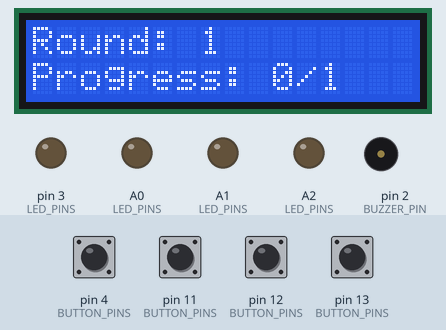
A sketch run on a simulated Arduino Uno, built with avr-gcc and run on an emulated ATmega328P. Shown: 16×2 character LCD, output pins drawn as LEDs (lit = HIGH), buzzer (waves = sounding). Dashed ring = blinking. Inputs (shaded band) come from the test bench; at power-on: pin 4 (BUTTON_PINS), pin 11 (BUTTON_PINS), pin 12 (BUTTON_PINS), pin 13 (BUTTON_PINS) HIGH. Random numbers use the default seed unless the sketch sets one.

Above: at 1.2 s.
1.3 s: pin 4 (BUTTON_PINS) pulled LOW for 0.15 s
At 5.7 s:
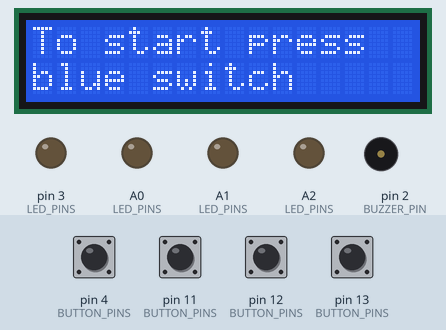
6.0 s: pin 13 (BUTTON_PINS) pulled LOW for 0.15 s
At 6.28 s:
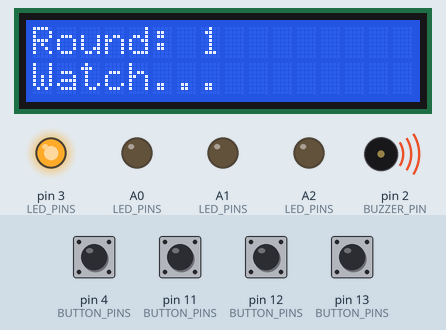
8.0 s: pin 4 (BUTTON_PINS) pulled LOW for 1 s
At 8.12 s:
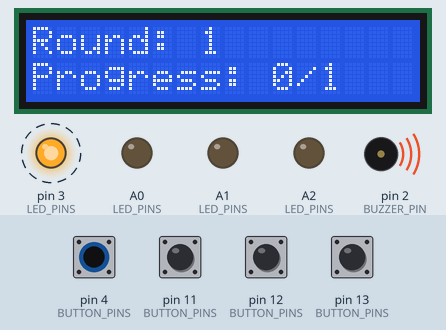
11.8 s: pin 12 (BUTTON_PINS) pulled LOW for 0.15 s
At 12.25 s:
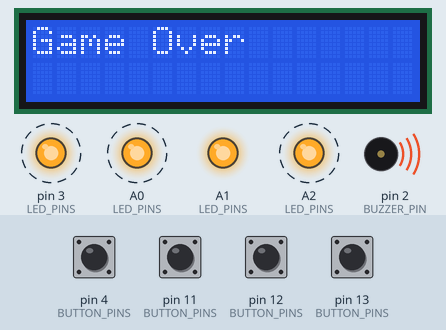
Timing chart, 0 to 15.6 s (numbered marks = the images above; inputs shaded):
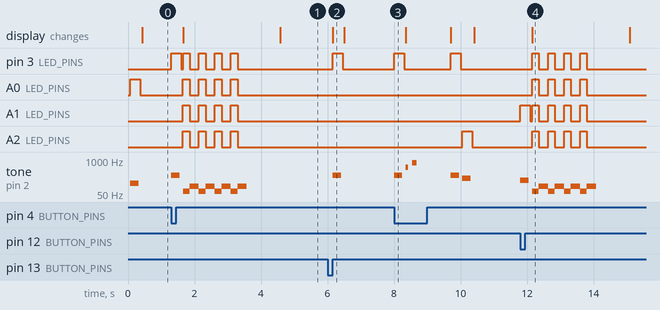

Measured:
- after the input at 1.3 s, pin 3 (LED_PINS): goes HIGH 0.30 s, LOW 0.05 s, 3 × (HIGH 0.20 s, LOW 0.28 s), HIGH 0.20 s, then LOW, starting at once; A0 (LED_PINS): alternates HIGH for 0.20 s and LOW for 0.28 s, 8 changes in all, then stays LOW, starting after 0.35 s
- after the input at 6.0 s, pin 3 (LED_PINS): LOW → HIGH after 0.16 s, → LOW 0.30 s later; tone on pin 2 (BUZZER_PIN): silent → 262 Hz after 0.16 s, → silent 0.25 s later; the display: changes after 0.16 s (image 2)
- after the input at 8.0 s, pin 3 (LED_PINS): alternates HIGH for 0.30 s and LOW for 1.4 s, starting at once; A2 (LED_PINS): LOW → HIGH after 2.1 s, → LOW 0.30 s later; tone on pin 2 (BUZZER_PIN): plays 262 Hz for 0.25 s, 523 Hz for 0.08 s, 784 Hz for 0.13 s, 262 Hz for 0.25 s, 196 Hz for 0.25 s, starting at once
- after the input at 11.8 s, pin 3 (LED_PINS), A0 (LED_PINS): alternates HIGH for 0.20 s and LOW for 0.28 s, 8 changes in all, then stays LOW, starting after 0.35 s

The sketch:

memoryGame.ino
```cpp
#include <Arduino.h>
#include <LiquidCrystal.h>
#include "Controller.h"
#include "pitches.h"

// Hardware & Pin mapping
const int LED_PINS[]    = {A0, A1, A2, 3}; // Blue, Red, Yellow, Green
const uint8_t BUTTON_PINS[] = {13, 12, 11, 4};    // Blue, Red, Yellow, Green
const uint8_t BUZZER_PIN    = 2;
const int GAME_TONES[]     = { NOTE_C3, NOTE_E3, NOTE_G3, NOTE_C4 };
const int numInputs = 4;
const int SequenceLength = 6;

LiquidCrystal lcd(10, 9, 8, 7, 6, 5);

Controller<SequenceLength> game(LED_PINS, BUTTON_PINS, BUZZER_PIN, numInputs, GAME_TONES, lcd);

void setup()
{
  Serial.begin(9600); // for debugging purposes
  lcd.begin(16, 2);

  randomSeed(analogRead(A3));

  game.InitializePins();
}

void loop()
{
  game.Update();
}
```

Controller.h
```cpp
#ifndef CONTROLLER_H
#define CONTROLLER_H

#include <Arduino.h>
#include <LiquidCrystal.h>

enum GameMode {GameStart, GameContinues, GameOver};

template <size_t SeqLen>
class Controller {
  // Matrix responsible for keeping current state of the game
  int Sequence[SeqLen];

  // Hardware & Pin Mapping
  const int *ledPins;
  const uint8_t *buttonPins;
  const uint8_t buzzerPin;
  LiquidCrystal &lcd;

  // Game constants
  const int sequenceLength;
  const int *tones;
  const int numInputs; // amount of: LED's || Buttons || Tones

  // Game state
  GameMode mode;
  int currentRound; // Round determines how much more player needs to press buttons in a round
  int randNum; // Variable to add more moves to the sequence after winning the round
  int guessedInARow;
  int prevRandNum;

  /// Function that uses function random() to guess next element (number) for the sequence that
  /// will be played. If same number is guessed 4 times in a row function guesses new number until
  /// it is different from previous guessed number
  void GuessNextElement();

  /// Function that just shows current sequence on LED's and
  /// displays current round on LCD
  void ShowCurrentSequence();

  /// Function that is responsible for checking if correct sequence is being guessed
  /// after succsesfull sequence coin sound is played
  void TypeInCurrentSequence(bool &PressedWrongButton);

  /// Function that reads states of the buttons and ends the game if incorrect button
  /// is pressed. Also displays current progress on LCD
  /// \param progress is responsible for tracking how many more buttons need to be pressed
  /// \param PressedWrongButton is responsible for finishing game earlier when wrong button was pressed
  void ReadStatesOfTheButtons(int &progress, bool &PressedWrongButton);

  /// Function that shows current round progress on LCD
  void ShowProgressOnLCD(int progress);

  /// Function is responsible for playing game tones on buzzer and
  /// turning on and off LED's
  /// \param index is responsible for turning on respective LED
  void PlayGameTone(int index);

  /// Function is responsible for playing 4 tones in sequence
  /// Not used in the code (used for debuggin purposes)
  void PlayGameTones();

  /// Function is responsible for playing error tone on buzzer and
  /// Turning on and off all 4 LED's
  void PlayErrorTone();

  /// Plays after succsesfull guess of the current sequence
  void PlayCorrectSequenceTone();

  // Function that plays a victory tone if player won all rounds
  void PlayVictoryTone();

  // Function like digitalWrite() but for all 4 LED's at the same time
  void ChangeStateOfDiodes(bool state);

  // If button next to blue LED is pressed, game restarts
  void RestartGame();

  public:

  Controller(const int Leds[], const uint8_t Buttons[], uint8_t Buzzer,
  uint8_t numInputs, const int Tones[], LiquidCrystal &lcdRef);

  void InitializePins();
  void Update();
};


#endif
```

Controller.ino
```cpp
#include "Controller.h"
#include "pitches.h"

template <size_t SeqLen>
Controller<SeqLen>::Controller(const int Leds[], const uint8_t Buttons[], uint8_t Buzzer,
uint8_t numInputs, const int Tones[], LiquidCrystal &lcdRef) : ledPins(Leds), buttonPins(Buttons),
buzzerPin(Buzzer), numInputs(numInputs), tones(Tones), lcd(lcdRef)
{
  mode = GameStart;
  currentRound = 0;
  randNum = -1;
  guessedInARow = 0;
  prevRandNum = -1;
}

template <size_t SeqLen>
void Controller<SeqLen>::InitializePins()
{
  pinMode(buzzerPin, OUTPUT);
  for(int i = 0; i < numInputs; i++)
  {
    pinMode(ledPins[i], OUTPUT);
    pinMode(buttonPins[i], INPUT_PULLUP);
  }
}

template <size_t SeqLen>
void Controller<SeqLen>::Update()
{
  static bool PressedWrongButton;
  if(mode == GameStart)
  {
    // Changing matrix values to have less errors,
    // because value 0 is used to index matrixes Leds[] and Buttons[]
    for(int i=0; i<SeqLen; i++)
    {
      Sequence[i] = -1;
    }
    randNum = -1;
    prevRandNum = -1;
    guessedInARow = 0;
    currentRound = 0;
    PressedWrongButton = false;
    lcd.clear();

    mode = GameContinues;
  }


  if(mode == GameContinues)
  {
    GuessNextElement();
    Sequence[currentRound] = randNum;
    currentRound++;

    ShowCurrentSequence();
    TypeInCurrentSequence(PressedWrongButton);
    // heart of the program, checks if all the rounds were guessed correctly
    if(currentRound == SeqLen && !PressedWrongButton)
    {
      mode = GameOver;
      lcd.clear();
      lcd.setCursor(0, 0);
      lcd.print("You've won!");
      PlayVictoryTone();
    }
    delay(1000);
  }

  if(mode == GameOver)
  {
    RestartGame();
  }
}

template <size_t SeqLen>
void Controller<SeqLen>::GuessNextElement()
{
  randNum = random(numInputs);
  if(randNum == prevRandNum)
  {
    guessedInARow++;

    if(guessedInARow > 3)
    {
      while(randNum == prevRandNum)
      {
        randNum = random(numInputs);
      }
      guessedInARow = 0;
    }
  }
  else
  {
    guessedInARow = 0;
  }

  prevRandNum = randNum;
}

template <size_t SeqLen>
void Controller<SeqLen>::ShowCurrentSequence()
{
  lcd.clear();
  lcd.setCursor(0, 0);
  lcd.print("Round: ");
  lcd.print(currentRound);
  lcd.setCursor(0, 1);
  lcd.print("Watch...");
  for(int i=0; i<currentRound; i++)
  {
    PlayGameTone(Sequence[i]);
  }
}

template <size_t SeqLen>
void Controller<SeqLen>::TypeInCurrentSequence(bool &PressedWrongButton)
{
  int progress = 0;
  ShowProgressOnLCD(progress);
  while(progress < currentRound && mode == GameContinues)
  {
    ReadStatesOfTheButtons(progress, PressedWrongButton);

    if(mode == GameOver) break;
  }

  if(mode == GameContinues)
  {
      PlayCorrectSequenceTone();
  }
}

template <size_t SeqLen>
void Controller<SeqLen>::ReadStatesOfTheButtons(int &progress, bool &PressedWrongButton)
{
  for(int sw = 0; sw < numInputs; sw++)
    {
      if(digitalRead(buttonPins[sw]) == LOW)
      {
        PlayGameTone(sw);
        if(sw == Sequence[progress])
        {
          progress++;
          ShowProgressOnLCD(progress);
        }
        else
        {
          mode = GameOver;
          PressedWrongButton = true;
          lcd.clear();
          lcd.setCursor(0, 0);
          lcd.print("Game Over");
          PlayErrorTone();
        }
      }
      if(mode == GameOver) break;
    }
}

template <size_t SeqLen>
void Controller<SeqLen>::ShowProgressOnLCD(int progress)
{
  lcd.setCursor(0,1);
  lcd.print("Progress: ");
  lcd.print(progress);
  lcd.print("/");
  lcd.print(currentRound);
}

template <size_t SeqLen>
void Controller<SeqLen>::PlayGameTone(int index)
{
  if (index >= 0 && index < numInputs)
  {
    digitalWrite(ledPins[index], HIGH);
    tone(buzzerPin, tones[index], 250);
    delay(300);

    digitalWrite(ledPins[index], LOW);
    noTone(buzzerPin);
    delay(50);
  }
}

template <size_t SeqLen>
void Controller<SeqLen>::PlayGameTones()
{
  for(int i = 0; i < numInputs; i++)
  {
    tone(buzzerPin, tones[i], 250);
    delay(300);
  }
  noTone(buzzerPin);
}

template <size_t SeqLen>
void Controller<SeqLen>::PlayErrorTone()
{
  for(int i=0; i < 4; i++)
  {
    ChangeStateOfDiodes(HIGH);
    tone(buzzerPin, NOTE_C2, 200);
    delay(200);

    ChangeStateOfDiodes(LOW);
    tone(buzzerPin, NOTE_G2, 280);
    delay(280);
  }
  noTone(buzzerPin);
}

template <size_t SeqLen>
void Controller<SeqLen>::PlayCorrectSequenceTone()
{
  tone(buzzerPin, NOTE_C5, 75);
  delay(200);

  tone(buzzerPin, NOTE_G5, 125);
  delay(150);

  noTone(buzzerPin);
}

template <size_t SeqLen>
void Controller<SeqLen>::PlayVictoryTone()
{
  int winNotes[] = { NOTE_G4, NOTE_C5, NOTE_E5, NOTE_G5, NOTE_E5, NOTE_G5 };
  int winDurations[] = { 120, 120, 120, 250, 120, 400 };

  ChangeStateOfDiodes(HIGH);

  for (int i = 0; i < 6; i++)
  {
    tone(buzzerPin, winNotes[i], winDurations[i] - 20);
    delay(winDurations[i]);
    noTone(buzzerPin);
    delay(20);
  }

  ChangeStateOfDiodes(LOW);
}

template <size_t SeqLen>
void Controller<SeqLen>::ChangeStateOfDiodes(bool state)
{
  for(int led=0; led<numInputs; led++)
  {
    digitalWrite(ledPins[led], state);
  }
}

template <size_t SeqLen>
void Controller<SeqLen>::RestartGame()
{
  lcd.clear();
  lcd.setCursor(0, 0);
  lcd.print("To start press");
  lcd.setCursor(0, 1);
  lcd.print("blue switch");
  while(mode == GameOver)
  {
    if(digitalRead(buttonPins[0]) == LOW)
    {
      mode = GameStart;
      while(digitalRead(buttonPins[0]) == LOW){delay(10);}
    }
  }
}
```

pitches.h
```cpp
#define REST 0
#define NOTE_B0  31
#define NOTE_C1  33
#define NOTE_CS1 35
#define NOTE_D1  37
#define NOTE_DS1 39
#define NOTE_E1  41
#define NOTE_F1  44
#define NOTE_FS1 46
#define NOTE_G1  49
#define NOTE_GS1 52
#define NOTE_A1  55
#define NOTE_AS1 58
#define NOTE_B1  62
#define NOTE_C2  65
#define NOTE_CS2 69
#define NOTE_D2  73
#define NOTE_DS2 78
#define NOTE_E2  82
#define NOTE_F2  87
#define NOTE_FS2 93
#define NOTE_G2  98
#define NOTE_GS2 104
#define NOTE_A2  110
#define NOTE_AS2 117
#define NOTE_B2  123
#define NOTE_C3  131
#define NOTE_CS3 139
#define NOTE_D3  147
#define NOTE_DS3 156
#define NOTE_E3  165
#define NOTE_F3  175
#define NOTE_FS3 185
#define NOTE_G3  196
#define NOTE_GS3 208
#define NOTE_A3  220
#define NOTE_AS3 233
#define NOTE_B3  247
#define NOTE_C4  262
#define NOTE_CS4 277
#define NOTE_D4  294
#define NOTE_DS4 311
#define NOTE_E4  330
#define NOTE_F4  349
#define NOTE_FS4 370
#define NOTE_G4  392
#define NOTE_GS4 415
#define NOTE_A4  440
#define NOTE_AS4 466
#define NOTE_B4  494
#define NOTE_C5  523
#define NOTE_CS5 554
#define NOTE_D5  587
#define NOTE_DS5 622
#define NOTE_E5  659
#define NOTE_F5  698
#define NOTE_FS5 740
#define NOTE_G5  784
#define NOTE_GS5 831
#define NOTE_A5  880
#define NOTE_AS5 932
#define NOTE_B5  988
#define NOTE_C6  1047
#define NOTE_CS6 1109
#define NOTE_D6  1175
#define NOTE_DS6 1245
#define NOTE_E6  1319
#define NOTE_F6  1397
#define NOTE_FS6 1480
#define NOTE_G6  1568
#define NOTE_GS6 1661
#define NOTE_A6  1760
#define NOTE_AS6 1865
#define NOTE_B6  1976
#define NOTE_C7  2093
#define NOTE_CS7 2217
#define NOTE_D7  2349
#define NOTE_DS7 2489
#define NOTE_E7  2637
#define NOTE_F7  2794
#define NOTE_FS7 2960
#define NOTE_G7  3136
#define NOTE_GS7 3322
#define NOTE_A7  3520
#define NOTE_AS7 3729
#define NOTE_B7  3951
#define NOTE_C8  4186
#define NOTE_CS8 4435
#define NOTE_D8  4699
#define NOTE_DS8 4978
```
